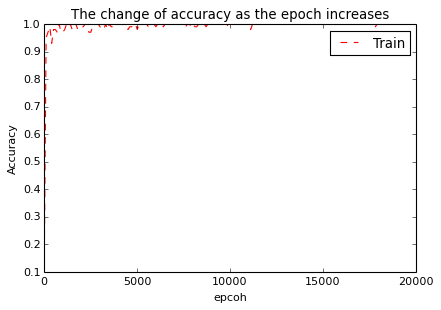

This figure's Python source:
#!/usr/bin/env python3
# -*- coding: utf-8 -*-
"""
Created on Thu Apr 20 08:07:17 2017

@author: minjiang
"""

#!/usr/bin/env python3
# -*- coding: utf-8 -*-
"""
Created on Tue Apr 18 18:31:54 2017

@author: minjiang
"""

from tensorflow.examples.tutorials.mnist import input_data
import tensorflow as tf
import matplotlib.pyplot as plt
import numpy as np

mnist = input_data.read_data_sets('MNIST_data', one_hot=True)
sess = tf.InteractiveSession()

#权重初始化采用截断正态分布（2 sigma以内）
def weight_variable(shape):
  initial = tf.truncated_normal(shape, stddev=0.1, dtype=tf.float32)
  return tf.Variable(initial)

#偏置初始化为0.1
def bias_variable(shape):
  initial = tf.constant(0.1, shape=shape, dtype=tf.float32)
  return tf.Variable(initial)

#卷积函数定义，strides：卷积模板移动步长，都是1代表会不遗漏地划过图片中的每一个点
#SAME：代表给边界加上Padding让卷积的输出和输入保存一致
def conv2d(x, W):
  return tf.nn.conv2d(x, W, strides=[1, 1, 1, 1], padding='SAME')
#池化函数定义，ksize： 使用2*2的池化窗口；strides：相邻池化窗口的水平/竖直位移，2*2
#此时为无重叠池化
def max_pool_2x2(x):
  return tf.nn.max_pool(x, ksize=[1, 2, 2, 1],
                        strides=[1, 2, 2, 1], padding='SAME')

#定义迭代次数；batch的大小；学习率
epoch_max = 20000
batch_size = 100
Learning_rate = 1e-4

#将1维输入向量（1*784）转为2为（28*28）；-1代表样本数不固定
x = tf.placeholder(tf.float32, shape=[None, 784])
y_ = tf.placeholder(tf.float32, shape=[None, 10])
x_image = tf.reshape(x, [-1,28,28,1])

#定义第一个卷积层，卷积核大小5*5，1个颜色通道，卷积核数目32
W_conv1 = weight_variable([5, 5, 1, 32])
b_conv1 = bias_variable([32])
#使用tanh激励函数
h_conv1 = tf.nn.relu(conv2d(x_image, W_conv1) + b_conv1)
h_pool1 = max_pool_2x2(h_conv1)

#定义第二个卷积层
W_conv2 = weight_variable([5, 5, 32, 64])
b_conv2 = bias_variable([64])

h_conv2 = tf.nn.relu(conv2d(h_pool1, W_conv2) + b_conv2)
h_pool2 = max_pool_2x2(h_conv2)

#定义第一个全连接层，隐层节点数为1024
#两次池化之后，图片尺寸由28*28变为7*7，因此一维输出的尺寸为7*7*64
W_fc1 = weight_variable([7 * 7 * 64, 1024])
b_fc1 = bias_variable([1024])

h_pool2_flat = tf.reshape(h_pool2, [-1, 7*7*64])
h_fc1 = tf.nn.relu(tf.matmul(h_pool2_flat, W_fc1) + b_fc1)

#定义输出层，softmax层
W_fc2 = weight_variable([1024, 10])
b_fc2 = bias_variable([10])

y_conv=tf.nn.softmax(tf.matmul(h_fc1, W_fc2) + b_fc2)

#定义损失函数，交叉熵
cross_entropy = -tf.reduce_sum(y_*tf.log(y_conv))
#采用随机梯度下降来优化，学习率为1E-4
train_step = tf.train.GradientDescentOptimizer(Learning_rate).minimize(cross_entropy)

#定义评测准确率
correct_prediction = tf.equal(tf.argmax(y_conv,1), tf.argmax(y_,1))
accuracy = tf.reduce_mean(tf.cast(correct_prediction, tf.float32))

#开始训练
sess.run(tf.global_variables_initializer())

epoch = []
train_acc = []
valid_acc = []

for i in range(epoch_max):
  batch = mnist.train.next_batch(batch_size)
  train_step.run(feed_dict={x: batch[0], y_: batch[1]})
  if i%100 == 0:
      epoch.append(i)
      train_accuracy = accuracy.eval(feed_dict={x:batch[0], y_: batch[1]})
      train_acc.append(train_accuracy)
      
 #     valid_accuracy = accuracy.eval(feed_dict={x:mnist.validation.images, y_:mnist.validation.labels})
 #     valid_acc.append(valid_accuracy)


#test_acc  = accuracy.eval(feed_dict={x:mnist.test.images, y_:mnist.test.labels})

#逐批次地对测试样本进行预测
test_num = np.shape(mnist.test.images)[0]
test_epoch = test_num // batch_size
test_acc = []
for i in range(test_epoch):
    test_accuarcy  = accuracy.eval(feed_dict={x:mnist.test.images[i*batch_size:(i+1)*batch_size],
                             y_:mnist.test.labels[i*batch_size:(i+1)*batch_size]})
    test_acc.append(test_accuarcy)
test_acc_mean = np.mean(test_acc)

np.save('train_acc_relu.npy', train_acc)
np.save('test_acc_relu.npy', test_acc_mean)
#画图
plt.plot(epoch, train_acc, 'r--', label='Train')
#plt.plot(epoch, valid_acc, 'b--', label='Valid')
plt.title('The change of accuracy as the epoch increases')
plt.ylabel('Accuracy')
plt.xlabel('epcoh')
plt.legend()
plt.show()
